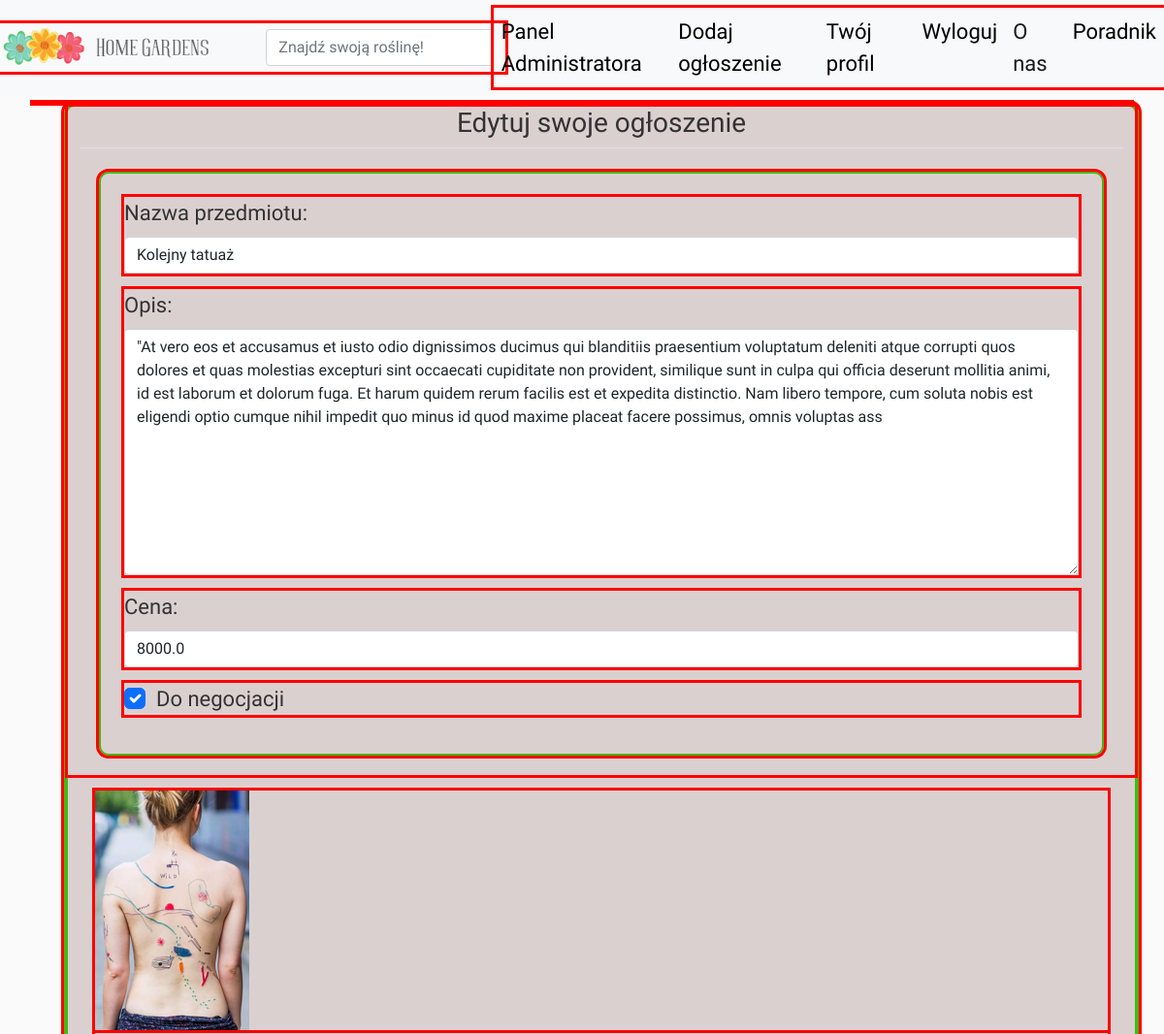
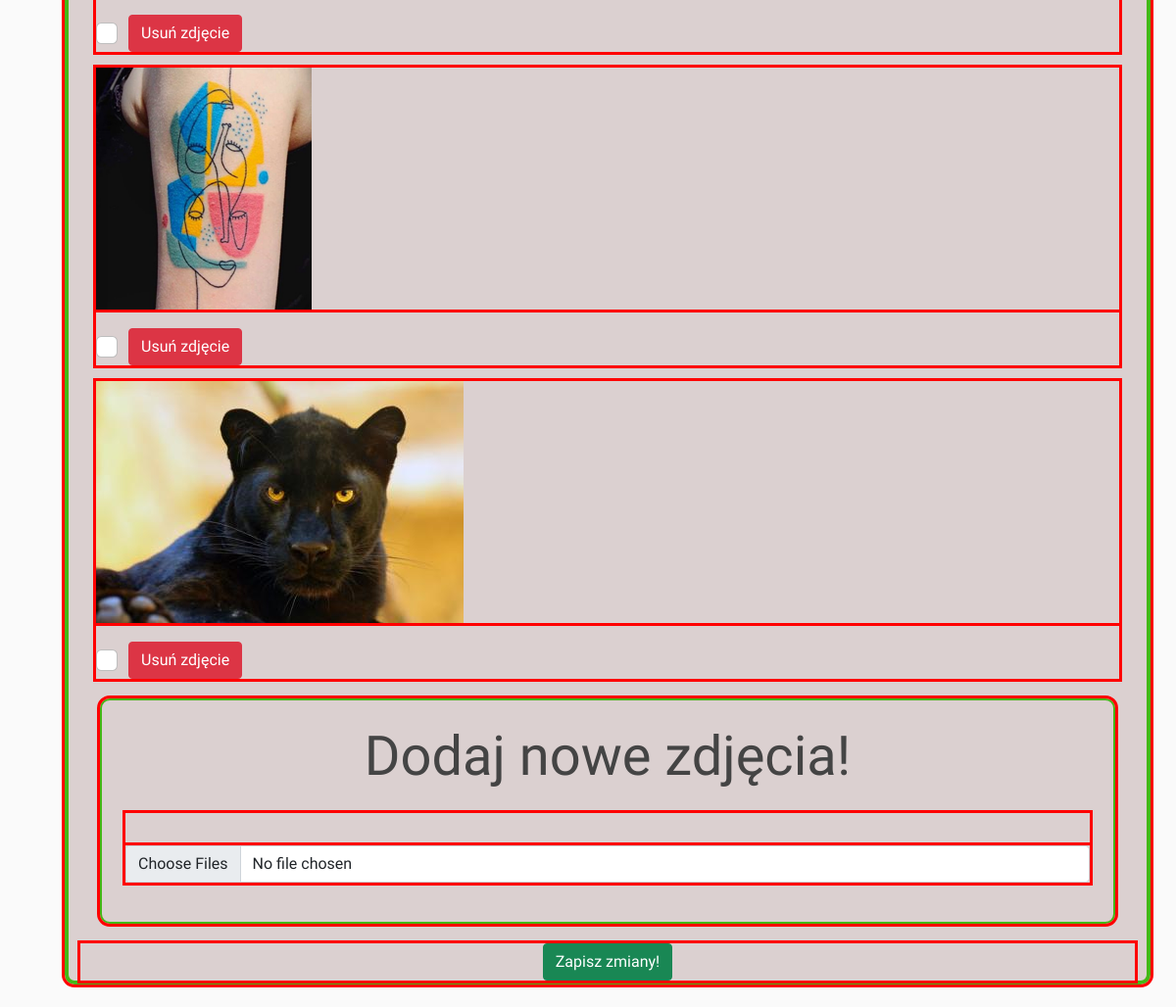
The page /offer/update/5/ (signed in) on the database its author committed (2 pictures, top to bottom).
### home/models.py (models this page shows, shortened)
class Offer(models.Model):
    title = models.CharField(
        max_length=100, verbose_name="Nazwa przedmiotu:", null=True, blank=True)
    description = models.TextField(
        max_length=500, verbose_name="Opis:", null=True, blank=True)
    price = models.FloatField(verbose_name="Cena:", null=True, blank=True)
    seller = models.ForeignKey(User, on_delete=models.CASCADE, null=True, blank=True, verbose_name='Sprzedawca: ')
    date_posted = models.DateTimeField(default=timezone.now)
    negotiable = models.BooleanField(verbose_name='Do negocjacji', default=True)
    category = models.ForeignKey(Category, on_delete=models.DO_NOTHING, default=None, verbose_name='Kategoria', null=True, blank=True)

class OfferImage(models.Model):
    image = models.ImageField(verbose_name="  ",
        null=True, blank=True,
        upload_to='products_pics/', default='products_pics/default.png')
    offer = models.ForeignKey(
        Offer, on_delete=models.CASCADE, blank=True, null=True)

### home/views.py (the view, shortened to what this page needs)
# urls.py: path('offer/update/<int:pk>/', OfferUpdateView.as_view(), name = 'offerupdate'),
class OfferUpdateView(LoginRequiredMixin, UserPassesTestMixin, UpdateView):
    fields = ['title', 'description', 'negotiable', 'price']
    model = Offer
    template_name = 'home/offer_update_view.html'
    def get(self, request, pk, *args, **kwargs):
        offer = Offer.objects.get(id=pk)
        offer_form = CreateOfferForm(instance=offer)
        current_images_forms = []
        current_offer_imgs = []
        curr_offer_imgs_urls = []
        for offerimage in offer.offerimage_set.all():
            image_form = UpdateOfferImageForm(request.POST, request.FILES, instance=offerimage)
            current_images_forms.append(image_form)
            current_offer_imgs.append(offerimage)
            curr_offer_imgs_urls.append(offerimage.image.url)
        new_image_form = CreateOfferImageForm()
        template = 'home/offer_update_view.html'
        context = {}
        context['offer_form'] = offer_form
        context['curr_offer_imgs_urls'] = curr_offer_imgs_urls
        context['current_offer_imgs'] = current_offer_imgs
        context['current_images_forms'] = current_images_forms
        context['new_image_form'] = new_image_form
        return render(request, template, context)
    def test_func(self):
        offer = self.get_object()
        if self.request.user == offer.seller:
            return True
        return False

### home/forms.py
class CreateOfferForm(forms.ModelForm):
    class Meta:
        model = Offer
        fields = ['title', 'description', 'price',
                  'negotiable']

class CreateOfferImageForm(forms.ModelForm):
    class Meta:
        model = OfferImage
        fields = ['image', ]
        widgets = {'image': forms.ClearableFileInput(
                            attrs={'multiple': True})}

### home/templates/home/offer_update_view.html (shortened to what this page needs)
{% extends "home/base.html" %}
{% load crispy_forms_tags %}
{% block content %}
<div class="content-section container">
    <form method="POST" enctype="multipart/form-data">
            <div class='row'>
                <div class='col'>
                    <legend class="border-bottom pb-2 mb-4 text-center h3">
                    Edytuj swoje ogłoszenie
                    </legend>
                    <div class='content-section3 p-4 mw-100' style='text-align:unset'>
                    {{ offer_form | crispy }}
                    </div>
                </div>
            </div>
                {% for offer_img in current_offer_imgs %}
                <div class='m-3'>
                        <img src="{{ offer_img.image.url }}" alt= 'fotka produktu' width=device-width>
                        <div class="form-check">
                            <input class="form-check-input mt-4" name='delete'
                            value='{{ offer_img.id }}' type="checkbox" value="" id="flexCheckDefault{{ offer_img.id }}">
                            <label class="form-check-label btn btn-danger mt-3" for="flexCheckDefault{{ offer_img.id }}">
                                Usuń zdjęcie
                            </label>
                        </div>
                </div>
                {% endfor %}
        <div class='content-section3 p-4'>
            <h4 class="text-center display-4">Dodaj nowe zdjęcia!</h4>
            <div class='mt-4'>{{ new_image_form | crispy }}</div>
        </div>
        <div class="mx-auto my-auto text-center">
            <button class="btn btn-success" type="submit">Zapisz zmiany!</button>
        </div>
    </form>
</div>
{% endblock content %}</div>

### home/static/home/main1.css (style rules this page uses)
body { background: #fafafa; color: #333333; margin-top: 5rem; padding: 10px; font-family: 'Aleo'; font-size: 22px; }
h1, h2, h3, h4, h5, h6 { color: #444444; }
.content-section { background: #dbd0d0; border: 4px solid #44b817; border-radius: 10px; margin-bottom: 20px; margin-right: 20px; margin-left: 20px; }
.content-section3 { background: #dbd0d0; border: 2px solid #44b817; border-radius: 10px; text-align: center; margin-top: 20px; margin-bottom: 20px; margin-right: 20px; margin-left: 20px; }
div { outline: 3px solid red; }

### rows shown on the page
Offer: title "Kolejny tatuaż", description "\"At vero eos et accusamus et iusto odio dignissimos ducimus qui blanditiis praesentium voluptatum deleniti atque corrupti quos dolores et quas molestias excepturi sint occaecati cupiditate non provident, similique sunt in culpa qui officia deserunt mollitia animi, id est laborum et dolorum fuga. Et harum quidem rerum facilis est et expedita distinctio. Nam libero tempore, cum soluta nobis est eligendi optio cumque nihil impedit quo minus id quod maxime placeat facere possimus, omnis voluptas ass", price "8000.0", negotiable "☑"
OfferImage: image (picture)
OfferImage: image (picture)
OfferImage: image (picture)
